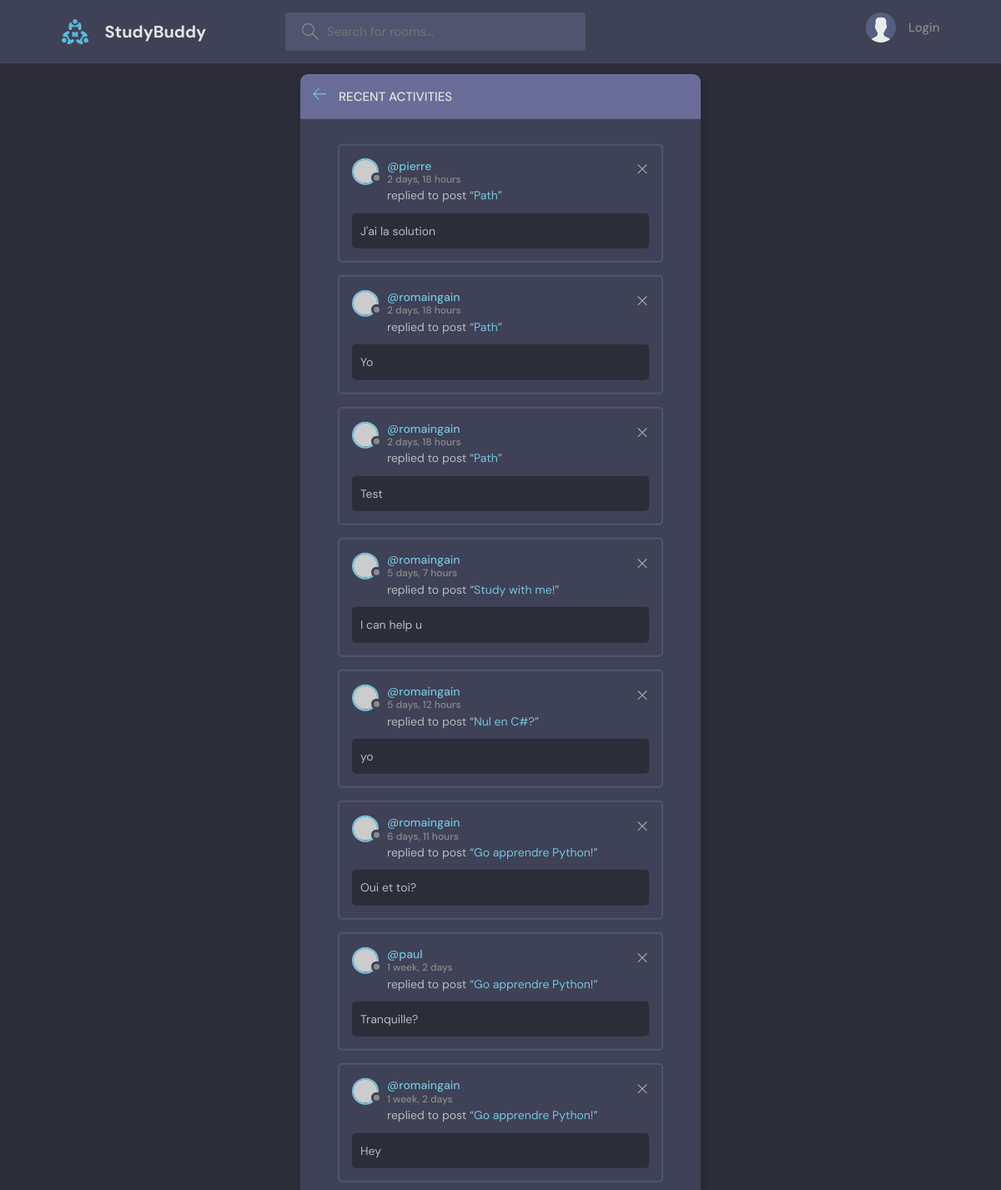
The page /activity/ on the database its author committed.
### base/models.py (models this page shows)
class Message(models.Model):
    user = models.ForeignKey(User, on_delete=models.CASCADE)
    room = models.ForeignKey(Room, on_delete = models.CASCADE)
    body = models.TextField()
    updated = models.DateTimeField(auto_now=True)
    created = models.DateTimeField(auto_now_add=True)
    def __str__(self):
        return self.body[0:50]
    class Meta:
        ordering = ['-updated', '-created']

class Room(models.Model):
    host = models.ForeignKey(User, on_delete=models.SET_NULL, null= True)
    topic = models.ForeignKey(Topic, on_delete = models.SET_NULL, null=True)
    name = models.CharField(max_length=200)
    description = models.TextField(null=True, blank= True)
    participants = models.ManyToManyField(User, related_name='participants', blank=True)
    updated = models.DateTimeField(auto_now=True)
    created = models.DateTimeField(auto_now_add=True)
    class Meta:
        ordering = ['-updated', '-created']
    def __str__(self):
        return self.name

### base/views.py (the view)
# urls.py: path('activity/', views.activityPage, name="activity"),
def activityPage(request):
    room_messages=Message.objects.all()
    context = {'room_messages':room_messages}
    return render(request, 'base/activity.html', context)

### base/templates/base/activity.html
{% extends 'main.html' %} {% block content %}
    <main class="layout">
      <div class="container">
        <div class="layout__box">
          <div class="layout__boxHeader">
            <div class="layout__boxTitle">
              <a href="{% url 'home' %}">
                <svg version="1.1" xmlns="http://www.w3.org/2000/svg" width="32" height="32" viewBox="0 0 32 32">
                  <title>arrow-left</title>
                  <path
                    d="M13.723 2.286l-13.723 13.714 13.719 13.714 1.616-1.611-10.96-10.96h27.625v-2.286h-27.625l10.965-10.965-1.616-1.607z"
                  ></path>
                </svg>
              </a>
              <h3>Recent Activities</h3>
            </div>
          </div>
          <div class="activities-page layout__body">
            {% for room_message in room_messages %}
            <div class="activities__box">
              <div class="activities__boxHeader roomListRoom__header">
                <a href="{% url 'user-profile' room_message.user.id %}" class="roomListRoom__author">
                  <div class="avatar avatar--small">
                    <img src="https://randomuser.me/api/portraits/women/11.jpg" />
                  </div>
                  <p>
                    @{{room_message.user}}
                    <span>{{room_message.created|timesince}}</span>
                  </p>
                </a>
                <div class="roomListRoom__actions">
                  <a href="{% url 'delete-message' room_message.id %}">
                    <svg version="1.1" xmlns="http://www.w3.org/2000/svg" width="32" height="32" viewBox="0 0 32 32">
                      <title>remove</title>
                      <path
                        d="M27.314 6.019l-1.333-1.333-9.98 9.981-9.981-9.981-1.333 1.333 9.981 9.981-9.981 9.98 1.333 1.333 9.981-9.98 9.98 9.98 1.333-1.333-9.98-9.98 9.98-9.981z"
                      ></path>
                    </svg>
                  </a>
                </div>
              </div>
              <div class="activities__boxContent">
                <p>replied to post “<a href="{% url 'room' room_message.room.id %}">{{room_message.room}}</a>”</p>
                <div class="activities__boxRoomContent">
                  {{room_message}}
                </div>
              </div>
            </div>
            {% endfor %}
          </div>
        </div>
      </div>
    </main>
    {% endblock content %}

### static/styles/style.css (style rules this page uses)
:root { --color-main: #71c6dd; --color-main-light: #e1f6fb; --color-dark: #3f4156; --color-dark-medium: #51546e; --color-dark-light: #696d97; --color-light: #e5e5e5; --color-gray: #8b8b8b; --color-light-gray: #b2bdbd; --color-bg: #2d2d39; --color-success: #5dd693; --color-error: #fc4b0b; }
* { font-family: "DM Sans", -apple-system, BlinkMacSystemFont, "Segoe UI", Roboto, Oxygen, Ubuntu, Cantarell, "Open Sans", "Helvetica Neue", sans-serif; margin: 0; padding: 0; box-sizing: border-box; text-rendering: optimizeLegibility; font-size: inherit; }
html { font-size: 56.25%; }
@media only screen and (min-width: 1200px) { html { font-size: 62.5%; } }
body { line-height: 1.6; font-weight: 400; font-size: 1.5rem; color: var(--color-light-gray); background-color: var(--color-bg); min-height: 100vh; }
img { width: 100%; }
a { display: inline-block; color: var(--color-main); text-decoration: none; }
.container { max-width: 120rem; width: 90%; margin: auto; }
.avatar { position: relative; display: inline-block; border-radius: 50%; border: 2px solid var(--color-main); }
.avatar img { display: block; border-radius: 50%; object-fit: cover; object-position: center; }
.avatar::after { content: ""; display: block; position: absolute; background-color: var(--color-gray); z-index: 111; border-radius: 50%; border: 0.3rem solid var(--color-dark); }
.avatar.avatar--small img { width: 2.8rem; height: 2.8rem; }
.avatar.avatar--small:after { width: 0.7rem; height: 0.7rem; bottom: 0px; right: -6px; }
.layout { margin-top: 2.4rem; }
.layout > .container { display: flex; justify-content: space-between; align-items: flex-start; }
.layout__box { width: 90%; max-width: 48rem; min-height: 40rem; position: absolute; top: 50%; left: 50%; transform: translate(-50%, -46%); background-color: var(--color-dark); border-radius: 1rem; box-shadow: 1px 1px 6px 3px rgba(0, 0, 0, 0.1); overflow: hidden; }
.layout__boxHeader { display: flex; padding: 1.5rem; background-color: var(--color-dark-light); }
.layout__boxTitle { display: flex; gap: 1.5rem; align-items: center; }
.layout__boxTitle h3 { text-transform: uppercase; font-weight: 500; color: var(--color-light); }
.layout__boxTitle svg { width: 1.6rem; height: 1.6rem; fill: var(--color-main); }
.layout__body { margin: 3rem; }
.roomListRoom__header { display: flex; justify-content: space-between; align-items: center; }
.roomListRoom__author { font-weight: 500; display: flex; align-items: center; gap: 1rem; }
.roomListRoom__actions { display: flex; align-items: flex-start; gap: 1rem; position: relative; }
.roomListRoom__actions svg { fill: var(--color-main); width: 1.6rem; height: 1.6rem; }
.activities__box { margin: 1.5rem; padding: 1.5rem; border: 2px solid var(--color-dark-medium); border-radius: 5px; }
.activities__boxHeader p { font-size: 1.4rem; line-height: 1.3; }
.activities__boxHeader p span { color: var(--color-gray); font-size: 1.2rem; display: block; }
.activities__boxContent { margin-left: 4.2rem; }
.activities__boxContent { font-size: 1.4rem; }
.activities__boxRoomContent { background: var(--color-bg); padding: 1rem; border-radius: 5px; margin-top: 1rem; margin-left: -4.2rem; }
.roomListRoom__actions svg { fill: var(--color-light-gray); }

### rows shown on the page
Message: user "pierre", created "2 days, 18 hours", room "Path", body "J'ai la solution"
Message: user "romaingain", created "2 days, 18 hours", room "Path", body "Yo"
Message: user "romaingain", created "2 days, 18 hours", room "Path", body "Test"
Message: user "romaingain", created "5 days, 7 hours", room "Study with me!", body "I can help u"
Message: user "romaingain", created "5 days, 12 hours", room "Nul en C#?", body "yo"
Message: user "romaingain", created "6 days, 11 hours", room "Go apprendre Python!", body "Oui et toi?"
Message: user "paul", created "1 week, 2 days", room "Go apprendre Python!", body "Tranquille?"
Message: user "romaingain", created "1 week, 2 days", room "Go apprendre Python!", body "Hey"
